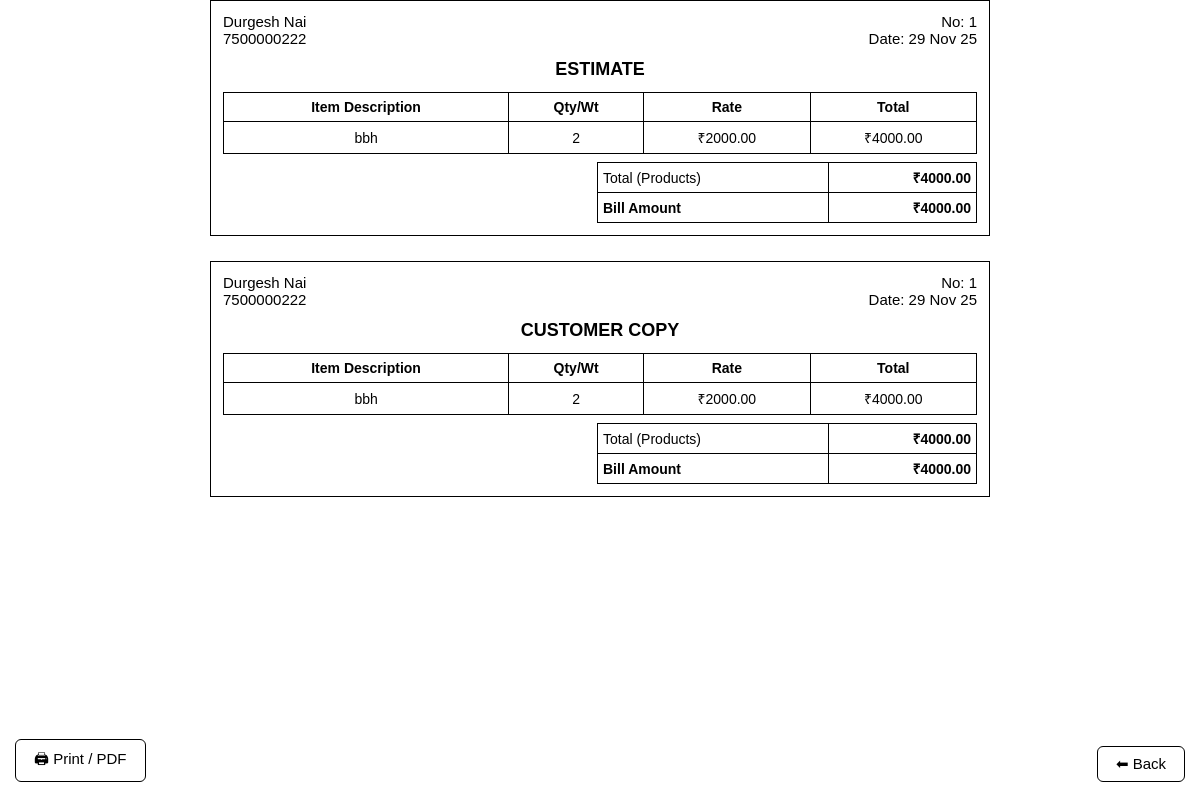
Page /generate-bill/159/ (signed in) on the committed database.
### bills/models.py (models this page shows, shortened)
class Bill(models.Model):
    customer = models.ForeignKey(Customer, on_delete=models.SET_NULL, null=True, blank=True)
    customer_name = models.CharField(max_length=255, blank=True, null=True)
    phone = models.CharField(max_length=20, blank=True, null=True)
    date = models.DateField(default=timezone.now)
    bill_no = models.IntegerField(default=1)
    packing_qty = models.IntegerField(blank=True, null=True)
    packing_rate = models.DecimalField(max_digits=10, decimal_places=2, blank=True, null=True)
    packing_reason = models.CharField(max_length=255, blank=True, null=True)
    extra_reason = models.CharField(max_length=255, blank=True, null=True)
    extra_amount = models.DecimalField(max_digits=10, decimal_places=2, default=0)
    total_amount = models.DecimalField(max_digits=12, decimal_places=2, default=0)
    paid_amount = models.DecimalField(max_digits=12, decimal_places=2, default=0)
    returned_amount = models.DecimalField(max_digits=12, decimal_places=2, default=0)
    is_paid = models.BooleanField(default=False)
    paid_date = models.DateTimeField(null=True, blank=True)
    paid_by = models.ForeignKey(settings.AUTH_USER_MODEL, null=True, blank=True, on_delete=models.SET_NULL)
    def save(self, *args, **kwargs):
        if not self.bill_no:
            last_bill = Bill.objects.order_by('-bill_no').first()
            self.bill_no = 1 if not last_bill else last_bill.bill_no + 1
        if self.customer:
            self.customer_name = self.customer.name
            self.phone = self.customer.phone
        if self.packing_qty is None:
            self.packing_qty = 0
        if self.packing_rate is None:
            self.packing_rate = Decimal('0.00')
        super().save(*args, **kwargs)
        self._refresh_paid_flag()
        if self.customer:
            self.customer.refresh_totals()
    def _refresh_paid_flag(self):
        fully_paid = self.paid_amount >= self.net_total > 0
        if fully_paid and not self.is_paid:
            self.is_paid = True
            self.paid_date = timezone.now()
            self.save(update_fields=['is_paid', 'paid_date'])
        elif not fully_paid and self.is_paid:
            self.is_paid = False
            self.paid_date = None
            self.save(update_fields=['is_paid', 'paid_date'])
    @property
    def net_total(self):
        return max((self.total_amount or 0) - (self.returned_amount or 0), 0)
    class Meta:
        ordering = ['-date', '-bill_no']

class BillItem(models.Model):
    bill = models.ForeignKey(Bill, related_name='items', on_delete=models.CASCADE)
    description = models.TextField(blank=True)
    quantity = models.PositiveIntegerField(default=1)
    rate = models.DecimalField(max_digits=12, decimal_places=2, default=Decimal('0.00'))
    total = models.DecimalField(max_digits=12, decimal_places=2, default=Decimal('0.00'))

### bills/views.py (the view)
# urls.py: path('generate-bill/<int:bill_id>/', views.generate_bill, name='generate_bill'), # invoice print page
@login_required
def generate_bill(request, bill_id):
    bill = get_object_or_404(Bill, id=bill_id)
    items = BillItem.objects.filter(bill=bill)
    items_total = sum((item.total or Decimal('0.00')) for item in items)
    packing_qty = int(bill.packing_qty or 0)
    packing_rate = Decimal(str(bill.packing_rate or 0))
    packing_reason = bill.packing_reason or "Packing"
    packing_total = packing_qty * packing_rate
    extra_reason = bill.extra_reason or ""
    extra_amount = Decimal(str(bill.extra_amount or 0))
    final_total = items_total + packing_total + extra_amount
    total_paid = sum((p.amount or Decimal('0.00')) for p in bill.payments.all())
    bill.total_amount = final_total
    bill.paid_amount = min(total_paid, final_total)
    bill.save(update_fields=['total_amount', 'paid_amount'])
    remaining = max(final_total - bill.paid_amount, Decimal('0.00'))
    return render(request, 'bills/generate_bill.html', {
        'bill': bill,
        'items': items,
        'items_total': items_total,
        'packing_qty': packing_qty,
        'packing_rate': packing_rate,
        'packing_total': packing_total,
        'packing_reason': packing_reason,
        'extra_reason': extra_reason,
        'extra_amount': extra_amount,
        'final_total': final_total,
        'remaining': remaining,
    })

### bills/models.py (called while the page is built)
    def refresh_totals(self):
        bills = self.bill_set.all()
        total = sum((b.net_total or 0) for b in bills)
        paid = sum((b.paid_amount or 0) for b in bills)
        remaining = max(total - paid, 0)
        self.total_amount = total
        self.paid_amount = paid
        self.remaining_amount = remaining
        self.save(update_fields=['total_amount', 'paid_amount', 'remaining_amount'])

### bills/templates/bills/generate_bill.html (shortened to what this page needs)
<!DOCTYPE html>
<html>
<head>
</head>
<body>
{% for copy in "12" %}
<div class="invoice-box">
    <div class="header-row">
        <div>
            {{ bill.customer_name }}<br>
            {{ bill.phone }}
        </div>
        <div style="text-align:right;">
            No: {{ bill.bill_no }}<br>
            Date: {{ bill.date|date:"d M y" }}
        </div>
    </div>
    <div class="section-title">
        {% if forloop.first %} ESTIMATE {% else %} CUSTOMER COPY {% endif %}
    </div>
    <table>
        <thead>
        <tr>
            <th>Item Description</th>
            <th>Qty/Wt</th>
            <th>Rate</th>
            <th>Total</th>
        </tr>
        </thead>
        <tbody>
        {% for item in items %}
        <tr>
            <td>{{ item.description }}</td>
            <td>{{ item.quantity }}</td>
            <td>₹{{ item.rate }}</td>
            <td>₹{{ item.total }}</td>
        </tr>
        {% endfor %}
        </tbody>
    </table>
    <table class="summary-table">
        <tr>
            <td class="label">Total (Products)</td>
            <td class="value">₹{{ items_total }}</td>
        </tr>
        <tr>
            <td class="label"><b>Bill Amount</b></td>
            <td class="value"><b>₹{{ final_total }}</b></td>
        </tr>
    </table>
</div>
{% endfor %}
<button id="printBtn" class="floating-btn" onclick="window.print()">🖨 Print / PDF</button>
<button id="backBtn" class="floating-btn" onclick="goBack()">⬅ Back</button>
</body>
</html>

### bills/templates/bills/generate_bill.html (style rules this page uses)
body { font-family: Arial, sans-serif; margin: 0; padding: 0; background: #fff; }
.invoice-box { width: 100%; max-width: 780px; margin: 0 auto; border: 1px solid #000; padding: 12px; margin-bottom: 25px; box-sizing: border-box; background: #fff; }
.header-row { display: flex; justify-content: space-between; font-size: 15px; flex-wrap: wrap; }
.section-title { text-align: center; font-weight: bold; font-size: 18px; margin: 12px 0; }
table { width: 100%; border-collapse: collapse; margin-top: 8px; font-size: 14px; }
th, td { border: 1px solid #000; padding: 6px; text-align: center; }
.summary-table { width: 100%; max-width: 380px; margin-left: auto; font-size: 14px; }
.summary-table td { padding: 5px; border: 1px solid #000; }
.summary-table .label { text-align: left; }
.summary-table .value { text-align: right; font-weight: bold; }
.floating-btn { padding: 8px 18px; background: white; border: 1px solid black; cursor: pointer; position: fixed; bottom: 18px; z-index: 999; border-radius: 6px; font-size: 15px; }
#printBtn { left: 15px; }
#backBtn { right: 15px; }

### rows in the picture
Bill: customer_name "Durgesh Nai" "Durgesh Nai", phone "7500000222" "7500000222", bill_no "1" "1", date "29 Nov 25" "29 Nov 25", total_amount "4000.00" "4000.00"
BillItem: description "bbh", quantity "2", rate "2000.00", total "4000.00"

### other values in the picture
{{ items_total }} "4000.00" "4000.00"
